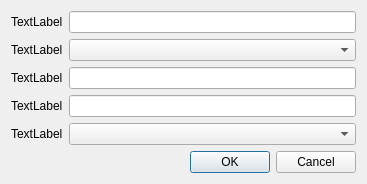
<?xml version="1.0" encoding="UTF-8"?>
<ui version="4.0">
 <class>COMDialog</class>
 <widget class="QDialog" name="COMDialog">
  <property name="geometry">
   <rect>
    <x>0</x>
    <y>0</y>
    <width>367</width>
    <height>176</height>
   </rect>
  </property>
  <property name="windowTitle">
   <string>Dialog</string>
  </property>
  <layout class="QVBoxLayout" name="verticalLayout">
   <item>
    <layout class="QFormLayout" name="formScreen">
     <item row="0" column="0">
      <widget class="QLabel" name="labelCOMName">
       <property name="text">
        <string>TextLabel</string>
       </property>
      </widget>
     </item>
     <item row="0" column="1">
      <widget class="QLineEdit" name="leCOMName"/>
     </item>
     <item row="1" column="0">
      <widget class="QLabel" name="labelCOMLink">
       <property name="text">
        <string>TextLabel</string>
       </property>
      </widget>
     </item>
     <item row="1" column="1">
      <widget class="QComboBox" name="cbCOMLink"/>
     </item>
     <item row="2" column="0">
      <widget class="QLabel" name="labelCOMSignal">
       <property name="text">
        <string>TextLabel</string>
       </property>
      </widget>
     </item>
     <item row="2" column="1">
      <widget class="QLineEdit" name="leCOMSignal">
       <property name="maxLength">
        <number>1</number>
       </property>
      </widget>
     </item>
     <item row="4" column="0">
      <widget class="QLabel" name="labelCOMRules">
       <property name="text">
        <string>TextLabel</string>
       </property>
      </widget>
     </item>
     <item row="4" column="1">
      <widget class="QComboBox" name="cbCOMRules"/>
     </item>
     <item row="3" column="0">
      <widget class="QLabel" name="labelCOMBaudRate">
       <property name="text">
        <string>TextLabel</string>
       </property>
      </widget>
     </item>
     <item row="3" column="1">
      <widget class="QLineEdit" name="leCOMBaudRate">
       <property name="maxLength">
        <number>5</number>
       </property>
      </widget>
     </item>
    </layout>
   </item>
   <item>
    <widget class="QDialogButtonBox" name="bbScreen">
     <property name="orientation">
      <enum>Qt::Horizontal</enum>
     </property>
     <property name="standardButtons">
      <set>QDialogButtonBox::Cancel|QDialogButtonBox::Ok</set>
     </property>
    </widget>
   </item>
  </layout>
 </widget>
 <resources/>
 <connections>
  <connection>
   <sender>bbScreen</sender>
   <signal>accepted()</signal>
   <receiver>COMDialog</receiver>
   <slot>accept()</slot>
   <hints>
    <hint type="sourcelabel">
     <x>248</x>
     <y>254</y>
    </hint>
    <hint type="destinationlabel">
     <x>157</x>
     <y>274</y>
    </hint>
   </hints>
  </connection>
  <connection>
   <sender>bbScreen</sender>
   <signal>rejected()</signal>
   <receiver>COMDialog</receiver>
   <slot>reject()</slot>
   <hints>
    <hint type="sourcelabel">
     <x>316</x>
     <y>260</y>
    </hint>
    <hint type="destinationlabel">
     <x>286</x>
     <y>274</y>
    </hint>
   </hints>
  </connection>
 </connections>
</ui>
